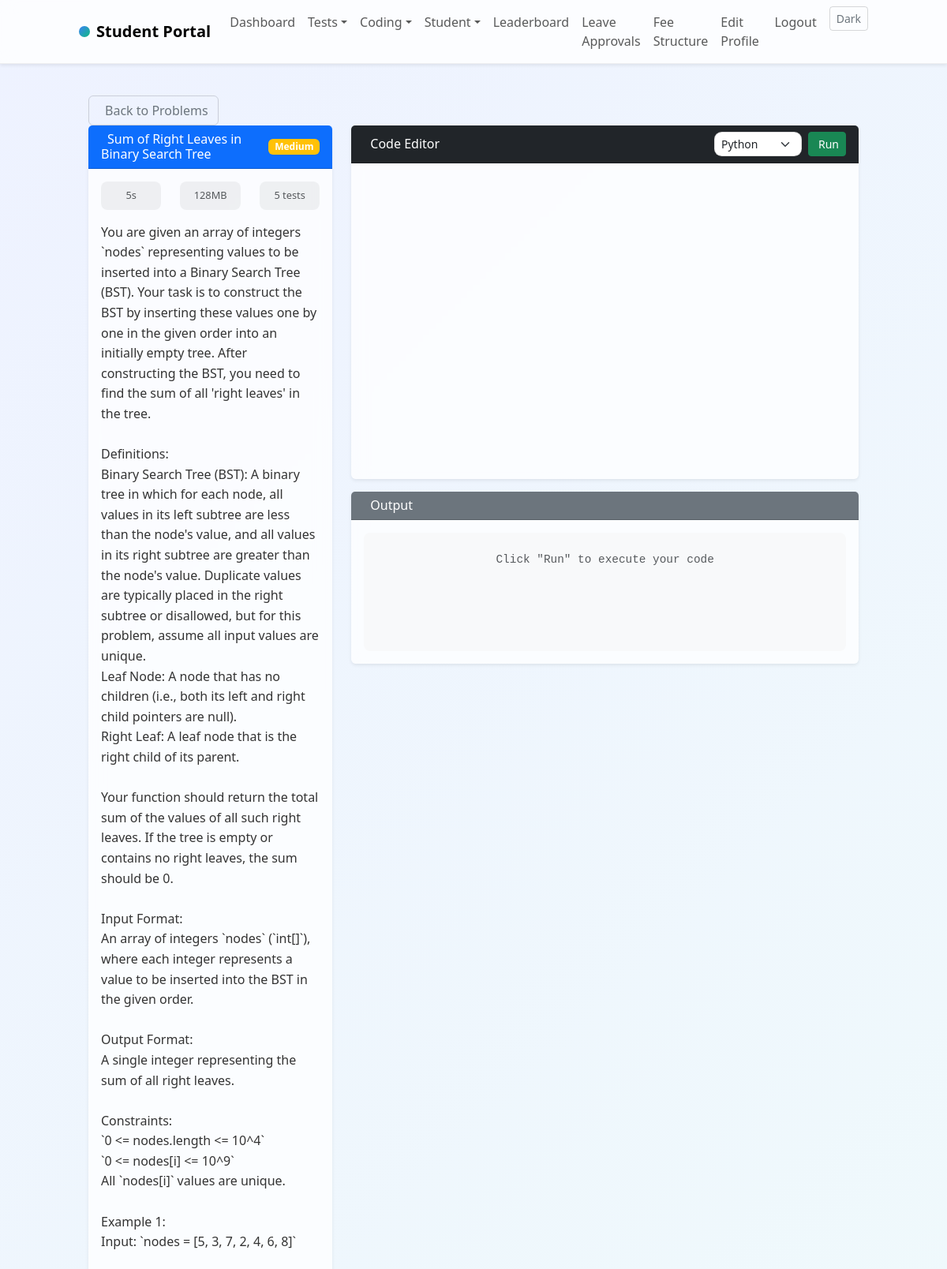
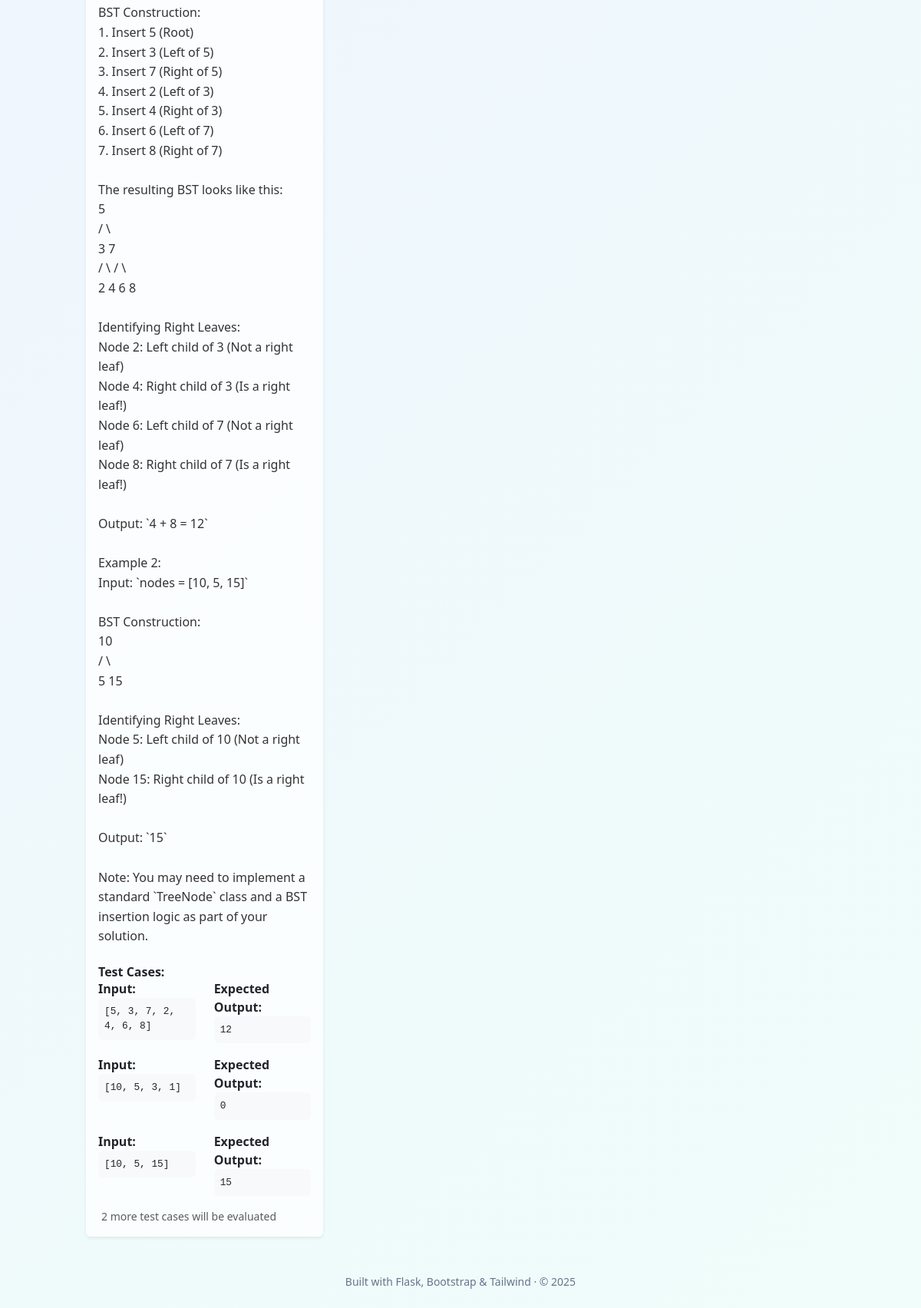
The app's page /coding/problem/5 (signed in) with its own data (2 pictures, top to bottom).
### app/models.py (models this page shows)
class CodingProblem(db.Model):
	id = db.Column(db.Integer, primary_key=True)
	title = db.Column(db.String(200), nullable=False)
	description = db.Column(db.Text, nullable=False)
	difficulty = db.Column(db.String(20), nullable=False)  # easy | medium | hard
	category = db.Column(db.String(100), nullable=False)  # algorithms | data-structures | etc.
	time_limit = db.Column(db.Integer, default=5)  # seconds
	memory_limit = db.Column(db.Integer, default=128)  # MB
	created_by = db.Column(db.Integer, db.ForeignKey("user.id"))
	is_published = db.Column(db.Boolean, default=False)
	created_at = db.Column(db.DateTime, server_default=func.now())
	ai_generated = db.Column(db.Boolean, default=False)
	ai_validation_notes = db.Column(db.Text)
	test_cases = db.relationship("TestCase", backref="problem", cascade="all, delete-orphan")
	submissions = db.relationship("CodeSubmission", backref="problem", cascade="all, delete-orphan")

class TestCase(db.Model):
	id = db.Column(db.Integer, primary_key=True)
	problem_id = db.Column(db.Integer, db.ForeignKey("coding_problem.id"), nullable=False)
	input_data = db.Column(db.Text, nullable=False)
	expected_output = db.Column(db.Text, nullable=False)
	is_hidden = db.Column(db.Boolean, default=False)  # Hidden test cases for final evaluation
	points = db.Column(db.Integer, default=10)

### app/routes/coding.py (the view)
@coding_bp.route("/coding/problem/<int:problem_id>")
@login_required
def view_problem(problem_id):
    problem = db.session.get(CodingProblem, problem_id)
    if not problem or not problem.is_published:
        flash("Problem not found", "danger")
        return redirect(url_for("coding.coding_problems"))
    submissions = CodeSubmission.query.filter_by(
        student_id=current_user.id,
        problem_id=problem_id
    ).order_by(CodeSubmission.submitted_at.desc()).limit(5).all()
    return render_template("coding/problem_detail.html", problem=problem, submissions=submissions)

### app/templates/coding/problem_detail.html (shortened to what this page needs)
{% extends "base.html" %}
{% block content %}
<div class="container-fluid mt-3">
    <a href="{{ url_for('coding.coding_problems') }}" class="btn btn-outline-secondary">
        Back to Problems
    </a>
</div>
<div class="container-fluid">
    <div class="row">
        <div class="col-lg-4">
            <div class="sticky-top" style="top: 20px;">
                <div class="card shadow-sm border-0">
                    <div class="card-header bg-primary text-white">
                        <div class="d-flex justify-content-between align-items-center">
                            <h5 class="mb-0">
                                {{ problem.title }}
                            </h5>
                            {% if problem.difficulty == 'easy' %}
                                <span class="badge bg-success">Easy</span>
                            {% elif problem.difficulty == 'medium' %}
                                <span class="badge bg-warning">Medium</span>
                            {% else %}
                                <span class="badge bg-danger">Hard</span>
                            {% endif %}
                        </div>
                    </div>
                    <div class="card-body">
                        <div class="mb-3">
                            <div class="row text-center">
                                <div class="col-4">
                                    <div class="coding-stat">
                                        <small class="d-block text-muted">{{ problem.time_limit }}s</small>
                                    </div>
                                </div>
                                <div class="col-4">
                                    <div class="coding-stat">
                                        <small class="d-block text-muted">{{ problem.memory_limit }}MB</small>
                                    </div>
                                </div>
                                <div class="col-4">
                                    <div class="coding-stat">
                                        <small class="d-block text-muted">{{ problem.test_cases|length }} tests</small>
                                    </div>
                                </div>
                            </div>
                        </div>
                        <div class="problem-description">
                            {{ problem.description|replace('**','')|replace('*','')|replace('\n', '<br>')|safe }}
                        </div>
                        <div class="mt-4">
                            <h6 class="fw-bold">Test Cases:</h6>
                            {% for test_case in problem.test_cases[:3] %}
                            <div class="test-case-preview mb-3">
                                <div class="row">
                                    <div class="col-6">
                                        <strong>Input:</strong>
                                        <pre class="bg-light p-2 rounded small">{{ test_case.input_data }}</pre>
                                    </div>
                                    <div class="col-6">
                                        <strong>Expected Output:</strong>
                                        <pre class="bg-light p-2 rounded small">{{ test_case.expected_output }}</pre>
                                    </div>
                                </div>
                            </div>
                            {% endfor %}
                            {% if problem.test_cases|length > 3 %}
                            <p class="text-muted small">
                                {{ problem.test_cases|length - 3 }} more test cases will be evaluated
                            </p>
                            {% endif %}
                        </div>
                    </div>
                </div>
            </div>
        </div>
        <div class="col-lg-8">
            <div class="card shadow-sm border-0">
                <div class="card-header bg-dark text-white">
                    <div class="d-flex justify-content-between align-items-center">
                        <h5 class="mb-0">
                            Code Editor
                        </h5>
                        <div class="d-flex gap-2">
                            <select class="form-select form-select-sm" id="languageSelect">
                                <option value="python">Python</option>
                            </select>
                            <button class="btn btn-success btn-sm" onclick="runCode()">
                                Run
                            </button>
                        </div>
                    </div>
                </div>
                <div class="card-body p-0">
                    <div id="editor" style="height: 400px;"></div>
                </div>
            </div>
            <div class="card shadow-sm border-0 mt-3">
                <div class="card-header bg-secondary text-white">
                    <h6 class="mb-0">
                        Output
                    </h6>
                </div>
                <div class="card-body">
                    <div id="output" class="output-panel">
                        <div class="text-muted text-center py-4">
                            <p>Click "Run" to execute your code</p>
                        </div>
                    </div>
                </div>
            </div>
        </div>
    </div>
</div>
{% endblock %}

### app/static/css/styles.css (style rules this page uses)
:root { --brand: #3b82f6; --brand-2: #10b981; --surface: rgba(255,255,255,0.75); --blur: 10px; }
body { background: linear-gradient(135deg, #eef2ff 0%, #f0fdfa 100%); min-height: 100vh; }
.card { background: var(--surface); backdrop-filter: blur(var(--blur)); border: 1px solid rgba(0,0,0,.06); box-shadow: 0 10px 30px rgba(2,6,23,.08); }
.btn-outline-secondary { border-color: rgba(0,0,0,.15); }
.form-control, .form-select { border-radius: .6rem; border-color: rgba(0,0,0,.12); }

### app/templates/coding/problem_detail.html (style rules this page uses)
.coding-stat { padding: 8px; border-radius: 8px; background: rgba(0,0,0,0.05); text-align: center; }
.problem-description { line-height: 1.6; color: #333; }
.test-case-preview pre { font-size: 0.8rem; margin: 0; white-space: pre-wrap; word-break: break-all; }
.output-panel { min-height: 150px; background: #f8f9fa; border-radius: 8px; font-family: 'Courier New', monospace; font-size: 0.9rem; }

### records on screen
CodingProblem: title "Sum of Right Leaves in Binary Search Tree", time_limit "5", memory_limit "128", description "You are given an array of integers `nodes` representing values to be inserted into a Binary Search Tree (BST). Your task is to construct the BST by inserting these values one by one in the given order into an initially empty tree. After constructing the BST, you need to find the sum of all 'right leaves' in the tree. Definitions: Binary Search Tree (BST): A binary tree in which for each node, all values in its left subtree are less than the node's value, and all values in its right subtree are greater than the node's value. Duplicate values are typically placed in the right subtree or disallowed, but for this problem, assume all input values are unique. Leaf Node: A node that has no…"
TestCase: input_data "[5, 3, 7, 2, 4, 6, 8]", expected_output "12"
TestCase: input_data "[10, 5, 3, 1]", expected_output "0"
TestCase: input_data "[10, 5, 15]", expected_output "15"

### other values on screen
{{ problem.test_cases|length }} "5"
{{ problem.test_cases|length - 3 }} "2"
{{ 2025 }} "2025"
